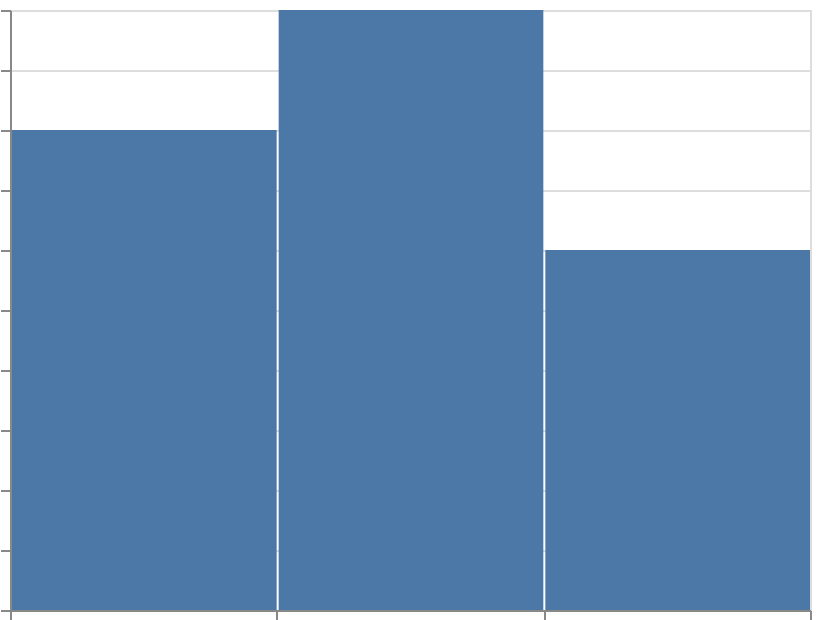

Express this chart as Vega-Lite.
### Vega-Lite specification from a JSON file in a GitHub repository (floating-point values rounded to 4 significant figures)
{"$schema": "https://vega.github.io/schema/vega-lite/v6.json", "width": 400, "height": 300, "padding": 5, "autosize": "none", "data": {"name": "table", "values": [{"val": 1}, {"val": 2}, {"val": 3}, {"val": 5}, {"val": 8}, {"val": 13}, {"val": 4}, {"val": 6}, {"val": 9}, {"val": 11}, {"val": 7}, {"val": 12}]}, "mark": "bar", "encoding": {"x": {"bin": {"maxbins": 5}, "field": "val", "type": "quantitative"}, "y": {"aggregate": "count", "type": "quantitative"}}}
